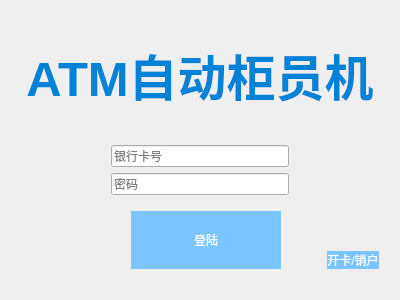
<?xml version="1.0" encoding="UTF-8"?>
<ui version="4.0">
 <class>LoginWidget</class>
 <widget class="QWidget" name="LoginWidget">
  <property name="geometry">
   <rect>
    <x>0</x>
    <y>0</y>
    <width>400</width>
    <height>300</height>
   </rect>
  </property>
  <property name="windowTitle">
   <string>Form</string>
  </property>
  <property name="styleSheet">
   <string notr="true">QPushButton {
    background-color: #7ac4ff; /* 背景颜色 */
    border: none;              /* 去掉边框 */
    color: white;              /* 文本颜色 */
}

QPushButton:hover {
    background-color: #336699; /* 鼠标悬停时背景颜色 */
}

</string>
  </property>
  <layout class="QVBoxLayout" name="verticalLayout" stretch="1,1,1">
   <item>
    <layout class="QHBoxLayout" name="horizontalLayout" stretch="0">
     <item>
      <widget class="QLabel" name="label">
       <property name="font">
        <font>
         <pointsize>37</pointsize>
         <italic>false</italic>
         <bold>true</bold>
         <underline>false</underline>
        </font>
       </property>
       <property name="styleSheet">
        <string notr="true">QLabel {
color: #0082d6;
}</string>
       </property>
       <property name="lineWidth">
        <number>1</number>
       </property>
       <property name="text">
        <string>ATM自动柜员机</string>
       </property>
       <property name="textFormat">
        <enum>Qt::AutoText</enum>
       </property>
       <property name="scaledContents">
        <bool>false</bool>
       </property>
       <property name="alignment">
        <set>Qt::AlignCenter</set>
       </property>
       <property name="wordWrap">
        <bool>false</bool>
       </property>
       <property name="indent">
        <number>-1</number>
       </property>
      </widget>
     </item>
    </layout>
   </item>
   <item>
    <layout class="QVBoxLayout" name="verticalLayout_2">
     <property name="leftMargin">
      <number>100</number>
     </property>
     <property name="rightMargin">
      <number>100</number>
     </property>
     <item>
      <widget class="QLineEdit" name="numberLine">
       <property name="inputMethodHints">
        <set>Qt::ImhNone</set>
       </property>
       <property name="inputMask">
        <string/>
       </property>
       <property name="placeholderText">
        <string>银行卡号</string>
       </property>
      </widget>
     </item>
     <item>
      <widget class="QLineEdit" name="passwordLine">
       <property name="styleSheet">
        <string notr="true"/>
       </property>
       <property name="inputMask">
        <string/>
       </property>
       <property name="echoMode">
        <enum>QLineEdit::Password</enum>
       </property>
       <property name="placeholderText">
        <string>密码</string>
       </property>
      </widget>
     </item>
    </layout>
   </item>
   <item>
    <layout class="QHBoxLayout" name="horizontalLayout_2" stretch="3,1">
     <property name="leftMargin">
      <number>120</number>
     </property>
     <property name="topMargin">
      <number>10</number>
     </property>
     <property name="rightMargin">
      <number>10</number>
     </property>
     <property name="bottomMargin">
      <number>20</number>
     </property>
     <item>
      <layout class="QVBoxLayout" name="verticalLayout_3">
       <property name="rightMargin">
        <number>0</number>
       </property>
       <item>
        <widget class="QPushButton" name="loginButton">
         <property name="sizePolicy">
          <sizepolicy hsizetype="Minimum" vsizetype="Minimum">
           <horstretch>0</horstretch>
           <verstretch>0</verstretch>
          </sizepolicy>
         </property>
         <property name="styleSheet">
          <string notr="true"/>
         </property>
         <property name="text">
          <string>登陆</string>
         </property>
        </widget>
       </item>
      </layout>
     </item>
     <item>
      <layout class="QVBoxLayout" name="verticalLayout_4">
       <property name="leftMargin">
        <number>40</number>
       </property>
       <property name="topMargin">
        <number>40</number>
       </property>
       <item>
        <widget class="QPushButton" name="toCreDesBtn">
         <property name="text">
          <string>开卡/销户</string>
         </property>
        </widget>
       </item>
      </layout>
     </item>
    </layout>
   </item>
  </layout>
 </widget>
 <resources/>
 <connections/>
</ui>
